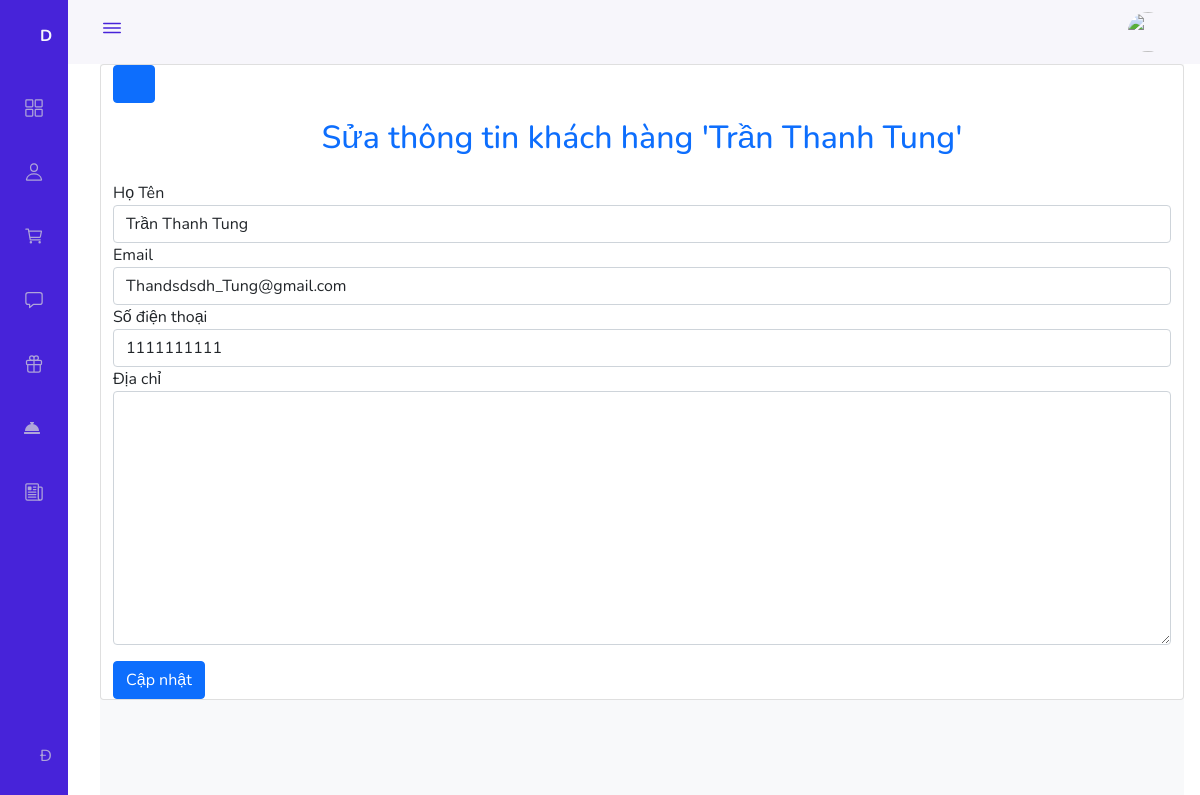
The page /Admin/Author/index.php?btn_edit=54 (signed in) on the database its author committed.
### tables this page shows
CREATE TABLE `customers` (
  `id_customers` int(11) NOT NULL,
  `email` varchar(255) NOT NULL,
  `pass` varchar(255) NOT NULL,
  `sdt` int(10) NOT NULL,
  `full_name` varchar(255) NOT NULL,
  `img` varchar(255) NOT NULL,
  `address` varchar(255) NOT NULL,
  `status` int(11) NOT NULL DEFAULT 1
);

### Admin/Author/index.php (called while the page is built, shortened)
<?php
require_once '../../Dao/Pdo.php';
require_once '../../Dao/Author.php';
require_once '../layouts.php';

### Dao/Pdo.php (called while the page is built, shortened)
<?php
function pdo_get_connection()
{
    $dburl = "mysql:host=localhost;dbname=villa_flamingo";
    $username = "root";
    $password = "";
    $conn = new PDO($dburl, $username, $password);
    $conn->setAttribute(PDO::ATTR_ERRMODE, PDO::ERRMODE_EXCEPTION);
    return $conn;
}
function  pdo_select_one($sql)
{
    try {
        $conn = pdo_get_connection();
        $stmt = $conn->prepare($sql);
        $stmt->execute();
        $rows = $stmt->fetch(PDO::FETCH_ASSOC);
        return $rows;
    } catch (PDOException $e) {
        echo "lỗi: ";
        $e->getMessage();
    } finally {
        unset($conn);
    }
}

### Dao/Author.php (called while the page is built, shortened)
<?php
function select_one_customer($id)
{
    $sql = "SELECT * FROM customers WHERE id_customers = " . $id;
    return  pdo_select_one($sql);
}

### Admin/Author/edit_customer.php (the view, shortened to what this page needs)
<?php
$customer = select_one_customer($id);
?>
<div class="container box">
    <button onclick="come_back()" class="btn btn-primary fas fa-long-arrow-alt-left"></button>
    <h2 class="heading text-center text_color text-primary p-3">Sửa thông tin khách hàng '<?= $customer['full_name'] ?>'</h2>
    <div class="row ">
        <form method="post" action="?btn_update">
            <div class="form-group">
                <label for="">Họ Tên</label>
                <input type="text" name="name" class="form-control" value="<?php echo $customer['full_name'] ?>">
            </div>
            <div class="form-group">
                <label for="">Email</label>
                <input type="text" name="email" class="form-control" value="<?php echo $customer['email'] ?>">
            </div>
            <div class="form-group">
                <label for="">Số điện thoại</label>
                <input type="text" name="phone" class="form-control" value="<?php echo $customer['sdt'] ?>">
            </div>
            <div class="form-group">
                <label for="">Địa chỉ</label>
                <textarea name="address" class="form-control" id="basic-example" cols="30" rows="10"><?php echo $customer['address'] ?></textarea>
            </div>
            <div class=" mt-3 d-flex justify-content-between">
                <button type="submit" name="submit" class="btn btn-primary">Cập nhật</button>
            </div>
        </form>
    </div>
</div>

### Content/CSS/admins.css (style rules this page uses)
:root { --header-height: 3rem; --nav-width: 68px; --first-color: #4723D9; --first-color-light: #AFA5D9; --white-color: #F7F6FB; --body-font: 'Nunito', sans-serif; --normal-font-size: 1rem; --z-fixed: 100 }
body { position: relative; margin: var(--header-height) 0 0 0; padding: 0 1rem; font-family: var(--body-font); font-size: var(--normal-font-size); transition: .5s }
@media screen and (min-width: 768px) { body { margin: calc(var(--header-height) + 1rem) 0 0 0; padding-left: calc(var(--nav-width) + 2rem) } }

### rows shown on the page
customers: full_name "Trần Thanh Tung", name "Trần Thanh Tung", email "Thandsdsdh_Tung@gmail.com", phone "1111111111"
